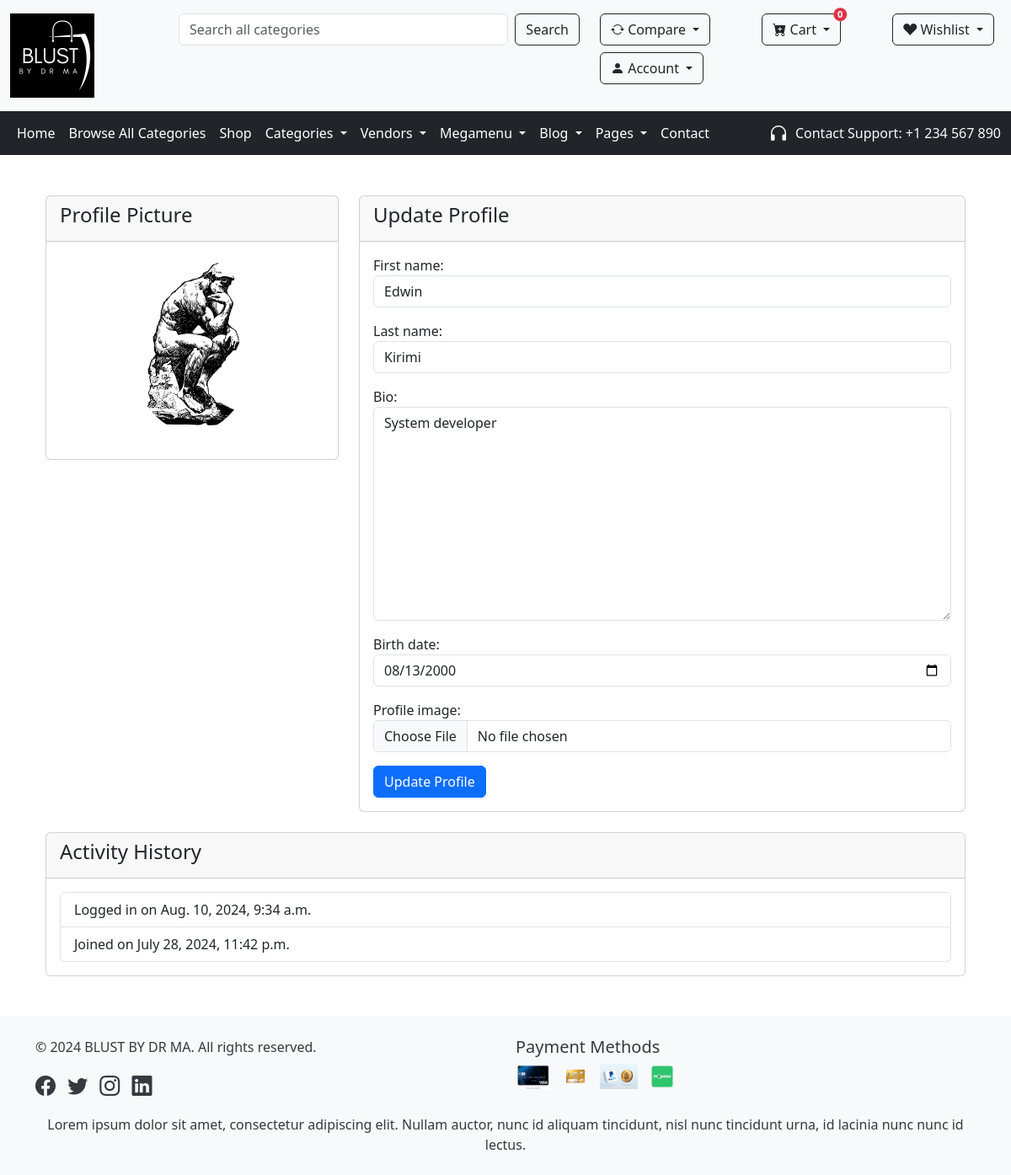
The app's page /user/profile-update/ (signed in), older data.
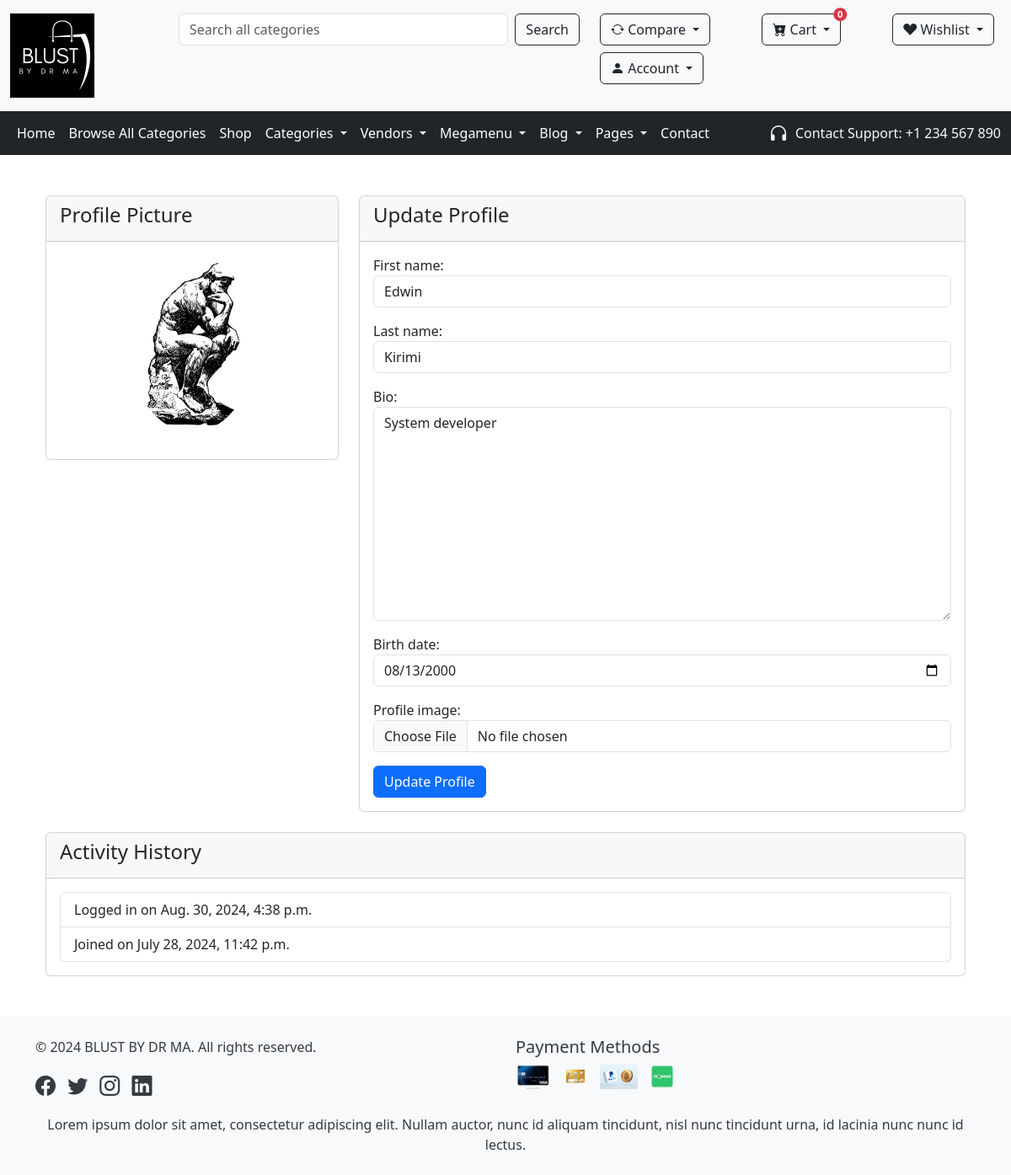
The same page, newer data.
### userauths/models.py (models this page shows, shortened)
class User(AbstractUser):
    email= models.EmailField(unique=True)
    username= models.CharField(max_length=100)
    USERNAME_FIELD= "email"
    REQUIRED_FIELDS= ["username"]

class Profile(models.Model):
    user = models.OneToOneField(User, on_delete=models.CASCADE)
    profile_image = models.ImageField(upload_to=user_directory_path, default="default_profile.jpg")
    bio = models.TextField(max_length=500, blank=True)
    birth_date = models.DateField(null=True, blank=True)

### userauths/views.py (the view)
# urls.py: path('profile-update/', views.profile_update_view, name='profile-update'),
@login_required
def profile_update_view(request):
    user = request.user
    profile = user.profile if hasattr(user, 'profile') else None
    if request.method == 'POST':
        form = ProfileUpdateForm(request.POST, request.FILES, user=user, instance=profile)
        if form.is_valid():
            profile = form.save(commit=False)
            profile.user = user
            profile.save()
            user.first_name = form.cleaned_data['first_name']
            user.last_name = form.cleaned_data['last_name']
            user.save()
            messages.success(request, 'Your profile has been updated successfully.')
            return redirect('userauths:profile-update')
    else:
        form = ProfileUpdateForm(user=user, instance=profile)
    return render(request, 'userauths/profile-update.html', {'form': form, 'user': user})

### core/forms.py
class SearchForm(forms.Form):
    query = forms.CharField(max_length=100, required=False, widget=forms.TextInput(attrs={'class': 'form-control', 'placeholder': 'Search products...'}))

### templates/userauths/profile-update.html (shortened to what this page needs)
{% extends "partials/base.html" %}
{% load static %}
{% load widget_tweaks %}
{% block extra-css %}
    <link rel="stylesheet" href="{% static 'assets/css/profile-pic.css' %}">
{% endblock extra-css %}
{% block content %}
<div class="container mt-4">
    <div class="row">
        <div class="col-md-4">
            <div class="card">
                <div class="card-header">
                    <h4>Profile Picture</h4>
                </div>
                <div class="card-body text-center">
                    {% if user.profile.profile_image %}
                        <img src="{{ user.profile.profile_image.url }}" class="img-fluid rounded-circle mb-3" alt="Profile Picture" width="150" height="150">
                    {% else %}
                        <img src="{% static 'default_profile.jpg' %}" class="img-fluid rounded-circle mb-3" alt="Profile Picture" width="150" height="150">
                    {% endif %}
                </div>
            </div>
        </div>
        <div class="col-md-8">
            <div class="card">
                <div class="card-header">
                    <h4>Update Profile</h4>
                </div>
                <div class="card-body">
                    <form method="post" enctype="multipart/form-data">
                        {{ form.as_p }}
                        <button type="submit" class="btn btn-primary">Update Profile</button>
                    </form>
                </div>
            </div>
        </div>
    </div>
    <div class="row mt-4">
        <div class="col-md-12">
            <div class="card">
                <div class="card-header">
                    <h4>Activity History</h4>
                </div>
                <div class="card-body">
                    <ul class="list-group">
                        <li class="list-group-item">Logged in on {{ user.last_login }}</li>
                        <li class="list-group-item">Joined on {{ user.date_joined }}</li>
                    </ul>
                </div>
            </div>
        </div>
    </div>
</div>
{% endblock %}

Row changes from the older to the newer data that the page shows:
changed User "Edwin": last_login "Aug. 10, 2024, 9:34 a.m." → "Aug. 30, 2024, 4:38 p.m."
